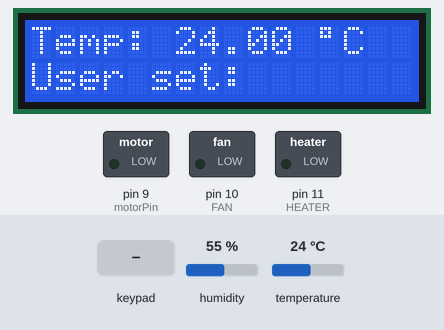
The sketch below on a simulated Arduino Uno, built with avr-gcc and run on an emulated ATmega328P. Parts: 16×2 character LCD, switched loads named in the sketch (green lamp = pin HIGH). Inputs (shaded band) come from the test bench; at power-on: humidity 55 %, temperature 24 °C. What the sketch prints to the serial monitor is not drawn.

Above: at 1.2 s.
1.3 s: keypad keys 8 7 6 5 # pressed 0.4 s apart
At 8.1 s:
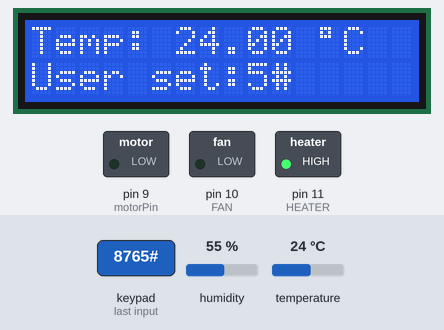
8.6 s: key '*' pressed
At 9.4 s:
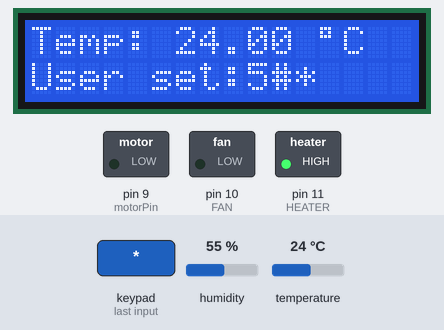
14.6 s: keypad keys 1 3 9 7 * pressed 0.4 s apart
At 21.1 s:
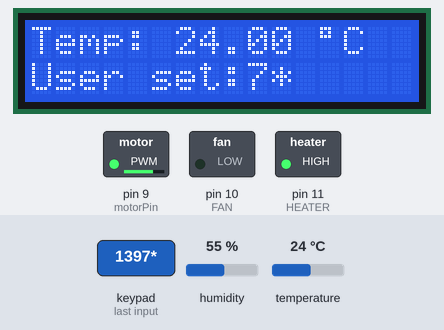
21.9 s: key '#' pressed
At 22.4 s:
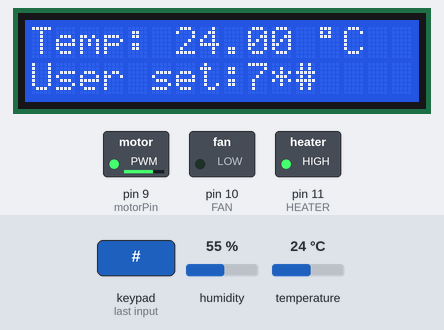
27.9 s: keypad keys 4 3 2 # pressed 0.4 s apart
At 29.2 s:
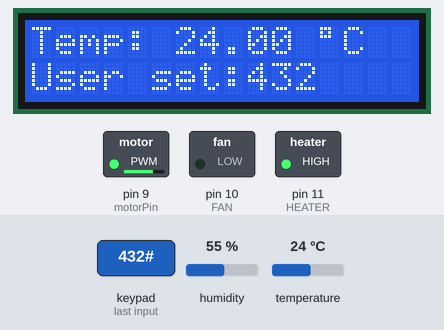
35.2 s: key '#' pressed
At 35.6 s:
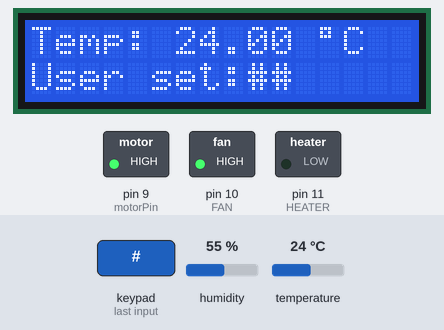
Timing chart, 0 to 37.7 s (numbered marks = the images above; inputs shaded):
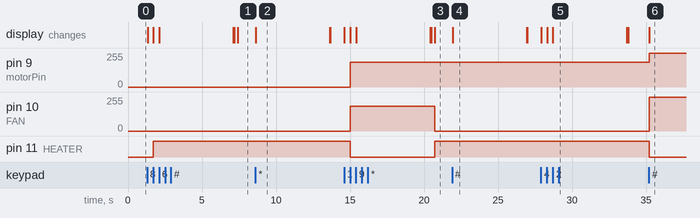

Measured:
- after the input at 1.3 s, pin 11 (HEATER): LOW → HIGH after 0.41 s; the display: first changes at once (image 1 shows a later state)
- after the input at 8.6 s, the display: changes at once (image 2)
- after the input at 14.6 s, pin 9 (motorPin): 0/255 → 184/255 after 0.43 s; pin 10 (FAN): 0/255 → 184/255 after 0.42 s, → 0/255 5.7 s later; pin 11 (HEATER): HIGH → LOW after 0.42 s, → HIGH 5.7 s later; the display: first changes at once (image 3 shows a later state)
- after the input at 21.9 s, the display: changes at once (image 4)
- after the input at 27.9 s, the display: first changes at once (image 5 shows a later state)
- after the input at 35.2 s, pin 9 (motorPin): 184/255 → 255/255 at once; pin 10 (FAN): 0/255 → 255/255 at once; pin 11 (HEATER): HIGH → LOW at once; the display: changes at once (image 6)
- what the display in image 2 shows lasts 5.0 s, from 8.6 s to 13.6 s

The sketch:

temperature_control.ino
```cpp
#include <Key.h>
#include <Keypad.h>
#include <DHT.h>
#include <Wire.h>
#include <LCD.h>
#include <LiquidCrystal_I2C.h>

//Constants
#define DHTPIN 13
#define DHTTYPE DHT22
#define TEMPERATURE_LENGTH 3
DHT dht(DHTPIN, DHTTYPE);

const byte ROWS = 4;
const byte COLS = 3;
float User_set = 0;
int temp_diff = 0;

char hexaKeys[ROWS][COLS] =  {
  {'1','2','3'},
  {'4','5','6'},
  {'7','8','9'},
  {'*','0','#'}
};

byte rowPins[ROWS] = {8, 7, 6, 5};
byte colPins[COLS] = {4, 3, 2};

Keypad customKeypad = Keypad(makeKeymap(hexaKeys), rowPins, colPins, ROWS, COLS);

#define I2C_ADDR 0x27
#define BACKLIGHT_PIN 3
#define En_pin 2
#define Rw_pin 1
#define Rs_pin 0
#define D4_pin 4
#define D5_pin 5
#define D6_pin 6
#define D7_pin 7
LiquidCrystal_I2C lcd(I2C_ADDR,En_pin,Rw_pin,Rs_pin,D4_pin,D5_pin,D6_pin,D7_pin);

//Variables
int chk;
float temp; //Stores temperature value
char customKey;
byte data_count = 0;
int FAN = 10;
int HEATER = 11;
int motorPin = 9;
int sensorVal;
int PWMVal;
char User_Data[TEMPERATURE_LENGTH];

void setup()
{
  Serial.begin(9600);
  dht.begin();
  lcd.begin(16,2);
  lcd.setBacklightPin(BACKLIGHT_PIN,POSITIVE);
  lcd.setBacklight(HIGH);
  pinMode(FAN, OUTPUT);
  pinMode(HEATER, OUTPUT);
  pinMode(motorPin, OUTPUT);
}

void loop()
{
  // Read data and store it to variables hum and temp
  temp = dht.readTemperature();
  Serial.print("Temp: ");
  Serial.print(temp);
  Serial.println(" Celsius");

  analogWrite(motorPin, PWMVal);

  //lcd.clear();
  lcd.setCursor(0,0);
  lcd.print("Temp: ");
  lcd.print(temp);
  lcd.print(" ");
  lcd.print((char)223);
  lcd.print("C");
  lcd.setCursor(0,1);
  lcd.print("User set:");

  customKey = customKeypad.getKey();
  if(customKey) {
    User_Data[data_count] = customKey;
    lcd.setCursor(9+data_count,1);
    lcd.print(User_Data[data_count]);
    data_count++;
  }

  if(data_count == 2) {
    User_set = (((int)User_Data[0])-48)*10 + (((int)User_Data[1])-48);
    Serial.println(User_set);
    temp_diff = temp - User_set;
  }

  if(data_count == (TEMPERATURE_LENGTH)) {
    data_count = 0;
    delay(5000);
    lcd.clear();
  }

  if(temp_diff > 16) {
    temp_diff = 16;
  }

  if (temp_diff > 0) {
    PWMVal = map(temp_diff, 0, 16, 30, 255);
    analogWrite(FAN, PWMVal);
    digitalWrite(HEATER, LOW);
  } else if (temp_diff == 0) {
    PWMVal = 0;
    analogWrite(FAN, 0);
    digitalWrite(HEATER, LOW);
  } else {
    analogWrite(FAN, 0);
    digitalWrite(HEATER, HIGH);
  }
}
```
